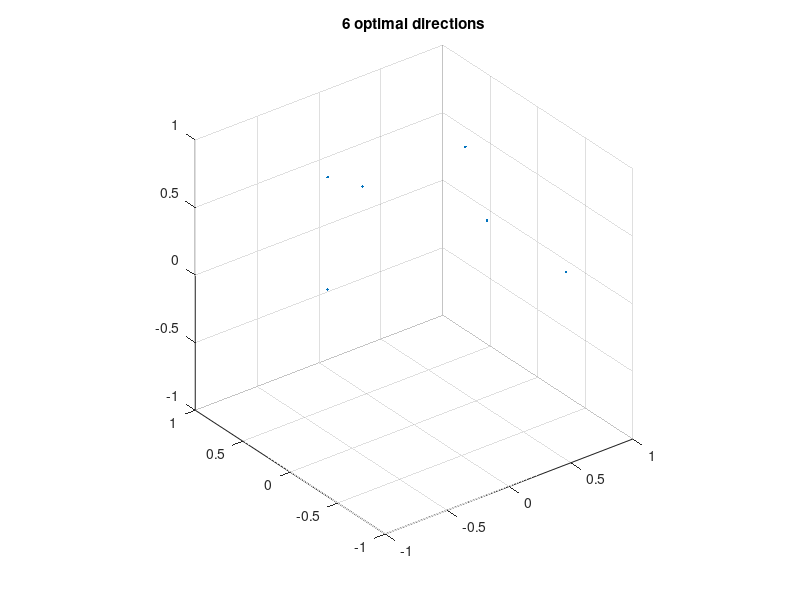

Write the MATLAB code that produced this figure. (Note: this script raises an error after producing the figure.)
%% introduction

% s_SDnDTI_designBvec.m
% 
%   A script for designing diffusion encoding directions for SDnDTI.
%
%   Source code:
%       https://github.com/qiyuantian/SDnDTI/blob/main/s_SDnDTI_designBvec.m
%
%   HTML file can be automatically generaged using command:
%       publish('s_SDnDTI_designBvec.m', 'html');
%
%   Reference:
%       [1] Tian Q, Li Z, Fan Q, Polimeni JR, Bilgic B, Salat DH, Huang SY.
%       SDnDTI: Self-supervised deep learning-based denoising for diffusion
%       tensor MRI. NeuroImage, 2022; 253: 119033.
%
% (c) Qiyuan Tian, Harvard, 2022

%% define a set of optimized encoding directions

clear, clc, close all

% 6 optimized directions from the DSM scheme that minimizes the condition
% number of the diffusion tensor transformation matrix
% from S Skare et al., J Magn Reson. 2000;147(2):340-52
% 10, 20, 30 (dsm10.m, dsm20.m, dsm30.m) or more directions can be used for 
% very noisy data
dsm6 = [0.91, 0.416, 0; ...
       0, 0.91, 0.416; ...
       0.416, 0, 0.91; ...
       0.91, -0.416, 0; ...
       0, 0.91, -0.416; ...
      -0.416, 0, 0.91];

dsm6_norm = dsm6 ./ sqrt(dsm6(:, 1) .^ 2 + dsm6(:, 2) .^ 2 + dsm6(:, 3) .^ 2); % normalize vectors

figure % display dsm6 
plot3(dsm6_norm(:, 1), dsm6_norm(:, 2), dsm6_norm(:, 3), '.');

grid on, axis equal
xlim([-1, 1])
ylim([-1, 1])
zlim([-1, 1])
title('6 optimal directions');

%% design uniform bvecs on z>0 hemisphere

% (1) select N sets, with each set as a random rotation of dsm6

% (2) directions from all sets are uniformly distributed on z>0 hemisphere
% (since v and -v are identical for diffusion encoding) to maximize angular
% coverage

N = 5; % select 5 sets as an example, so in total of 5x6=30 dirs
bvecs_hemi = []; % designed diffusion encoding directions
unif_min = 10^10; % init using a large number

for ii = 1 : 100000 % number of iterations can be increased for better results
    
    dirs_all = []; % all 30 directions
    
    for jj = 1 : N
        rotangs = rand(1, 3) * 2 * pi; % random angles to rotate around x, y, z axis
        R = rot3d(rotangs); % rotation matrix
        dsm6_rot = (R * dsm6_norm')'; % roated directions
        
        dirs_all = [dirs_all; dsm6_rot];
    end
        
    % [v; -v] is used for optimization such that v is uniformly distributed
    % on z>0 hemisphere
    dirs_tmp = [dirs_all; -dirs_all];
    
    % uniformly distributed directions have lowest electrostatic potential energy
    % details see Jones Magn. Reson. Med., 51 (2004), pp. 807-815
    unif = potentialenergy(dirs_tmp); % uniformity of all 30 directions
    
    if unif < unif_min % keep new directions if uniformity is better
        unif_min = unif;
        bvecs_hemi = dirs_all;
        disp(unif_min)
    end
end

n = size(bvecs_hemi, 1) / N;

figure; % display designed directions
for ii = 1 : N
    idxs = (ii - 1) * n + 1;
    idxe = ii  * n;
    bvecs_vis = bvecs_hemi(idxs:idxe, :);
    bvecs_vis = [bvecs_vis; -bvecs_vis];
        
    plot3(bvecs_vis(:, 1), bvecs_vis(:, 2), bvecs_vis(:, 3), '.'); % each color represents a set
    hold on
end
    
grid on, axis equal
xlim([-1, 1])
ylim([-1, 1])
zlim([-1, 1])
title('bvecs and -bvecs together are uniform on whole sphere ');

figure
for ii = 1 : N
    idxs = (ii - 1) * n + 1;
    idxe = ii  * n;
    bvecs_vis = bvecs_hemi(idxs:idxe, :);
    
    tmp = sign(bvecs_vis(:, 3));
    tmp(tmp == 0) = 1;
    bvecs_vis = bvecs_vis .* tmp; % flip dirs with z<0 to z>0
    
    plot3(bvecs_vis(:, 1), bvecs_vis(:, 2), bvecs_vis(:, 3), '.'); % each color represents a set
    hold on
end
    
grid on, axis equal
xlim([-1, 1])
ylim([-1, 1])
zlim([-1, 1])
title('bvecs only uniform on z>0 hemisphere');

%% design uniform bvecs on a whole sphere

% this helps eddy current correction using FSL's eddy function, since
% eddy-induced iamge distortions from opposite diffusion encoding
% directions are opposite

bvecs_whole = []; % finally optimized bvecs for SDnDTI data acquisition
unif_min = 10^10; % init using a large number

for ii = 1 : 100000 % number of iterations can be increased for better results

    r = sign(rand(size(bvecs_hemi, 1), 1) - 0.5); % random vector to flip each dir
    dirs_tmp = bvecs_hemi .* r; % flip dirs
    unif = potentialenergy(dirs_tmp); % uniformity
    
    if unif < unif_min % keep new directions if uniformity is better
        unif_min = unif;
        bvecs_whole = dirs_tmp;
        disp(unif_min)
    end
end

figure; % display designed directions
for ii = 1 : N
    idxs = (ii - 1) * n + 1;
    idxe = ii  * n;
    bvecs_vis = bvecs_hemi(idxs:idxe, :);
        
    plot3(bvecs_vis(:, 1), bvecs_vis(:, 2), bvecs_vis(:, 3), '.'); % each color represents a set
    hold on
end
    
grid on, axis equal
xlim([-1, 1])
ylim([-1, 1])
zlim([-1, 1])
title('bvecs only uniform on hemisphere');

figure
for ii = 1 : N
    idxs = (ii - 1) * n + 1;
    idxe = ii  * n;
    bvecs_vis = bvecs_whole(idxs:idxe, :);
        
    plot3(bvecs_vis(:, 1), bvecs_vis(:, 2), bvecs_vis(:, 3), '.'); % each color represents a set
    hold on
end
    
grid on, axis equal
xlim([-1, 1])
ylim([-1, 1])
zlim([-1, 1])
title('bvecs uniform on both hemi & whole sphere');

%% DeepDTI pipeline 

% subsequent data preparation and CNN training and application follows DeepDTI 
% see codes here: https://github.com/qiyuantian/DeepDTI

% diffusion weighted images (DWIs) from each set, which are optimal for
% diffusion tensor fitting, serve as input for CNNs

% DWIs from all sets serve as target of CNNs




